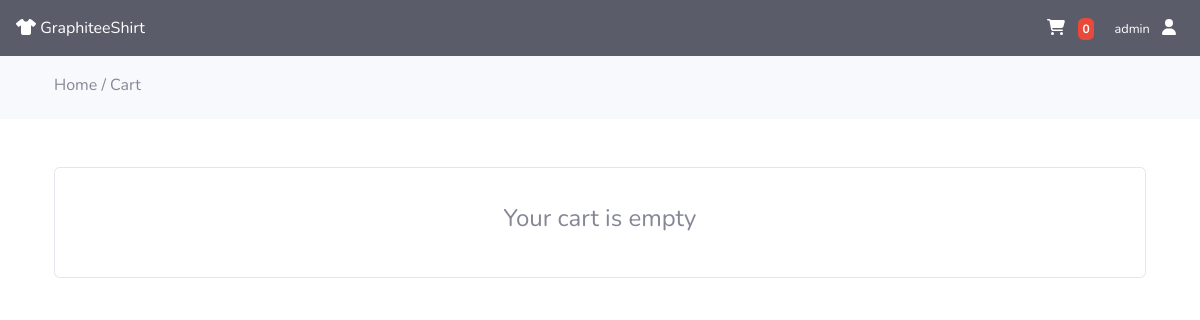
/cart.php (signed in), run on an earlier commit of the app's database.
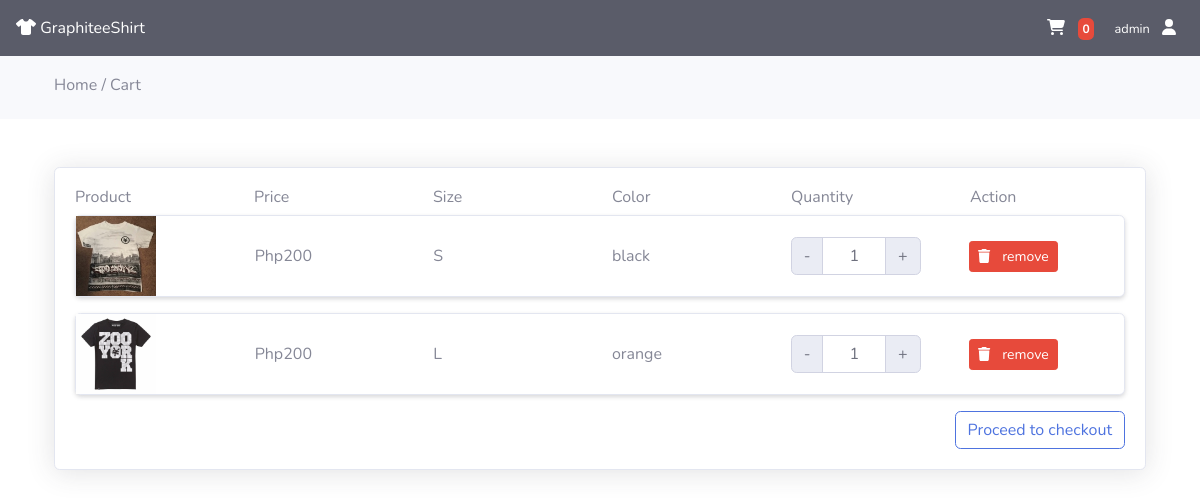
And on a later commit of the database.
### tables this page shows
CREATE TABLE `carts` (
  `id` int(11) NOT NULL,
  `user_id` int(11) NOT NULL,
  `prod_id` int(11) NOT NULL,
  `prod_qty` int(11) NOT NULL,
  `created_at` timestamp NOT NULL DEFAULT current_timestamp(),
  `size` varchar(255) NOT NULL
);

CREATE TABLE `products` (
  `id` int(11) NOT NULL,
  `code` varchar(50) DEFAULT NULL,
  `name` varchar(255) NOT NULL,
  `size` varchar(10) NOT NULL DEFAULT 'S',
  `color` varchar(50) NOT NULL DEFAULT 'black',
  `slug` varchar(255) NOT NULL,
  `image` varchar(255) NOT NULL,
  `description` text NOT NULL,
  `price` int(11) NOT NULL,
  `quantity` int(11) NOT NULL,
  `max_quantity` int(11) NOT NULL DEFAULT 20
);

### classes/connectiondb.php (called while the page is built, shortened)
<?php
class connection
{
    protected function connect()
    {
        try {
            $servername = "localhost";
            $username = "root";
            $password = "";
            $conn = new PDO("mysql:host=$servername;dbname=ooplogin", $username, $password);
            $conn->setAttribute(PDO::ATTR_ERRMODE, PDO::ERRMODE_EXCEPTION);
            return $conn;
        } catch (PDOException $e) {
            echo "Connection failed: " . $e->getMessage();
            die();
        }
    }
}

### classes/viewproductModel.php (called while the page is built, shortened)
<?php
class viewproducts extends connection
{
    function getcartItems()
    {
        $sql = "SELECT c.id as cid, c.prod_id, c.prod_qty, c.size, p.id as pid, p.name, p.image, p.price FROM carts c
         LEFT JOIN products p on c.prod_id = p.id";
        $stmt = $this->connect()->prepare($sql);
        $stmt->execute();
        return $stmt;
    }
    function cartCount($user_id)
    {
        $sql = "SELECT * FROM carts WHERE user_id=$user_id";
        $stmt = $this->connect()->prepare($sql);
        $stmt->execute();
        $count = $stmt->rowCount();
        return $count;
    }
}

### classes/model.php (called while the page is built, shortened)
<?php
    class Model extends connection{
        public function fetch($sql)
        {
            $stmt = $this->connect()->prepare($sql);
            $stmt->execute();
            $data = $stmt->fetch(PDO::FETCH_ASSOC);
            return $data;
        }
    }

### cart.php (the view, shortened to what this page needs)
<?php
if (!isset($_SESSION["userid"])) {
    $style = "style='display:none;'";
    $toggle = "";
} else {
    $style = "style='display:inline;'";
    $toggle = "data-toggle='dropdown'";
    include "classes/connectiondb.php";
    include "classes/viewproductModel.php";
    $count = new viewproducts();
    $cartCount = $count->cartCount($_SESSION["userid"]);
}
?>
<!DOCTYPE html>
<html lang="en">
<head>
    <link href="https://cdn.jsdelivr.net/npm/bootstrap@5.2.0/dist/css/bootstrap.min.css" rel="stylesheet">
    <link href="vendors/fontawesome-free/css/all.min.css" rel="stylesheet" type="text/css">
    <link href="dashboard/css/sb-admin-2.min.css" rel="stylesheet">
    <link href="vendors/datatables/dataTables.bootstrap4.min.css" rel="stylesheet">
    <link rel="stylesheet" href="https://cdnjs.cloudflare.com/ajax/libs/font-awesome/6.1.2/css/all.min.css">
    <link rel="stylesheet" href="//cdn.jsdelivr.net/npm/alertifyjs@1.13.1/build/css/alertify.min.css" />
</head>
<body>
    <nav class="navbar navbar-expand navbar-light bg-dark static-top ">
        <a id="a" href="customerPage.php">
            <i class="fas fa-tshirt text-white"></i>
            <span class="mr-2 d-none d-lg-inline text-white large">GraphiteeShirt</span>
        </a>
        <ul class="navbar-nav ml-auto">
            <li class="nav-item dropdown no-arrow mx-1">
                <a class="nav-link dropdown-toggle" href="cart.php" id="messagesDropdown" role="button" aria-haspopup="true" aria-expanded="false">
                    <i class="fa fa-shopping-cart me-2 text-white" <?php echo $style; ?>></i>
                    <span class="badge badge-danger badge-counter" <?php echo $style; ?>><?php echo $cartCount; ?></span>
                </a>
            </li>
            <li class="nav-item dropdown no-arrow">
                <a class="nav-link dropdown-toggle" href="index.php" id="userDropdown" role="button" <?php echo $toggle; ?>aria-haspopup="true" aria-expanded="false">
                    <span class="mr-2 d-none d-lg-inline text-white small"><?php
                                                                            if (isset($_SESSION["userid"])) {
                                                                                echo $_SESSION["usernameid"];
                                                                            } else {
                                                                                echo "Login";
                                                                            }
                                                                            ?></span>
                    <i class="fa-solid fa-user text-white" <?php echo $style; ?>></i>
                </a>
            </li>
        </ul>
    </nav>
    <div class="py-3 bg-light">
        <div class="container mt-1">
            <h6 class="text-white">
                <a href="customerPage.php" class="text-secondary">
                    Home
                </a>
                <a class="text-secondary">
                    /
                </a>
                <a href="cart.php" class="text-secondary">
                    Cart
                </a>
            </h6>
        </div>
    </div>
    <div class="row">
        <div class="py-5">
            <div class="container">
                <div id="myCart">
                    <?php
                    $viewCart = new viewproducts();
                    $cart = $viewCart->getcartItems();
                    if ($cart->rowCount() > 0) {
                    ?>
                        <div class="card card-body shadow">
                            <div class="row">
                                <div class="col-md-12 col-lg-12 col-sm-12">
                                    <div class="row align-items-center">
                                        <div class="col-md-2">
                                            <h6>Product</h6>
                                        </div>
                                        <div class="col-md-2">
                                            <h6>Price</h6>
                                        </div>
                                        <div class="col-md-2">
                                            <h6>Size</h6>
                                        </div>
                                        <div class="col-md-2">
                                            <h6>Color</h6>
                                        </div>
                                        <div class="col-md-2">
                                            <h6>Quantity</h6>
                                        </div>
                                        <div class="col-md-2">
                                            <h6>Action</h6>
                                        </div>
                                    </div>
                                    <div id="">
                                        <?php
                                            include 'classes/model.php';
                                            $model = new Model();
                                        foreach ($cart as $items) {
                                            $p = $model->fetch('SELECT * FROM products where id='.$items['prod_id']);
                                        ?>
                                            <div class="card product_data shadow-sm mb-3">
                                                <div class="row align-items-center">
                                                    <div class="col-md-2">
                                                        <img src="uploads/<?= $items['image']; ?>" alt="Image" width="80px">
                                                    </div>
                                                    <div class="col-md-2">
                                                        Php<?= $items['price']; ?>
                                                    </div>
                                                    <div class="col-md-2">
                                                        <?= $items['size']; ?>
                                                    </div>
                                                    <div class="col-md-2">
                                                        <?= $p['color']; ?>
                                                    </div>
                                                    <div class="col-md-2">
                                                        <div class="input-group" style="width:130px">
                                                            <button class="input-group-text decerement_btn updateQty">-</button>
                                                            <input id="pqty" type="text" class="form-control text-center qty_input bg-white" disabled value="<?= $items['prod_qty']; ?>">
                                                            <button class="input-group-text increment_btn updateQty">+</button>
                                                        </div>
                                                    </div>
                                                    <div class="col-md-2">
                                                        <button class="btn btn-danger btn-sm deleteCart" value=" <?= $items['cid'] ?>">
                                                            <i class="fa fa-trash me-2"></i> remove
                                                        </button>
                                                    </div>
                                                </div>
                                            </div>
                                        <?php
                                        }
                                        ?>
                                        <div class="float-end">
                                            <a href="checkout.php" class="btn btn-outline-primary">Proceed to checkout</a>
                                        </div>
                                    <?php
                                } else {
                                    ?>
                                        <div class="card card-body">
                                            <h4 class="py-3 text-center">Your cart is empty</h4>
                                        </div>
                                    <?php
                                }
                                    ?>
                                    </div>
                                </div>
                            </div>
                        </div>
                </div>
            </div>
        </div>
</body>
</html>

### cart.php (style rules this page uses)
#a { text-decoration: none; }

What changed in the data, as far as the page shows it:
added carts: products.image (picture), products.price "200", size "S", products.color "black", prod_qty "1", $items['cid'] 57 (drawn)
added carts: products.image (picture), products.price "200", size "L", products.color "orange", prod_qty "1", $items['cid'] 66 (drawn)
Also different on the page:
text no longer shown: "Your cart is empty"
text now shown: "Product Price Size Color Quantity Action Proceed to checkout"
